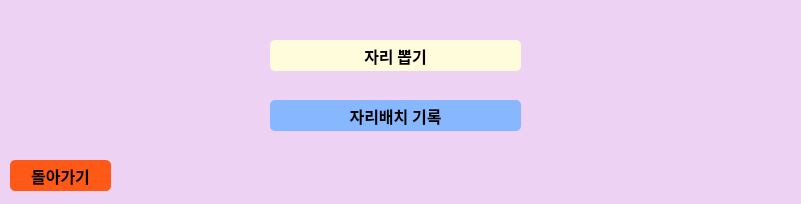
<?xml version="1.0" encoding="UTF-8"?>
<ui version="4.0">
 <class>Dialog</class>
 <widget class="QDialog" name="Dialog">
  <property name="geometry">
   <rect>
    <x>0</x>
    <y>0</y>
    <width>801</width>
    <height>204</height>
   </rect>
  </property>
  <property name="windowTitle">
   <string>Dialog</string>
  </property>
  <widget class="QLabel" name="label">
   <property name="geometry">
    <rect>
     <x>0</x>
     <y>0</y>
     <width>801</width>
     <height>371</height>
    </rect>
   </property>
   <property name="styleSheet">
    <string notr="true">background-color : #EDD2F3;</string>
   </property>
   <property name="text">
    <string/>
   </property>
   <property name="indent">
    <number>-1</number>
   </property>
  </widget>
  <widget class="QPushButton" name="makeBtn">
   <property name="geometry">
    <rect>
     <x>270</x>
     <y>40</y>
     <width>251</width>
     <height>31</height>
    </rect>
   </property>
   <property name="font">
    <font>
     <family>Noto Sans CJK KR Black</family>
     <pointsize>12</pointsize>
     <weight>75</weight>
     <bold>true</bold>
    </font>
   </property>
   <property name="styleSheet">
    <string notr="true">background-color : #FFFCDC;
border-radius : 5px;</string>
   </property>
   <property name="text">
    <string>자리 뽑기</string>
   </property>
  </widget>
  <widget class="QPushButton" name="archiveBtn">
   <property name="geometry">
    <rect>
     <x>270</x>
     <y>100</y>
     <width>251</width>
     <height>31</height>
    </rect>
   </property>
   <property name="font">
    <font>
     <family>Noto Sans CJK KR Black</family>
     <pointsize>12</pointsize>
     <weight>75</weight>
     <bold>true</bold>
    </font>
   </property>
   <property name="styleSheet">
    <string notr="true">background-color : rgb(135, 183, 255);
border-radius : 5px;</string>
   </property>
   <property name="text">
    <string>자리배치 기록</string>
   </property>
  </widget>
  <widget class="QPushButton" name="goBackBtn">
   <property name="geometry">
    <rect>
     <x>10</x>
     <y>160</y>
     <width>101</width>
     <height>31</height>
    </rect>
   </property>
   <property name="font">
    <font>
     <family>Noto Sans CJK KR Black</family>
     <pointsize>12</pointsize>
     <weight>75</weight>
     <bold>true</bold>
    </font>
   </property>
   <property name="styleSheet">
    <string notr="true">background-color : rgb(255, 89, 24);
border-radius : 5px;</string>
   </property>
   <property name="text">
    <string>돌아가기</string>
   </property>
  </widget>
 </widget>
 <resources/>
 <connections/>
</ui>
